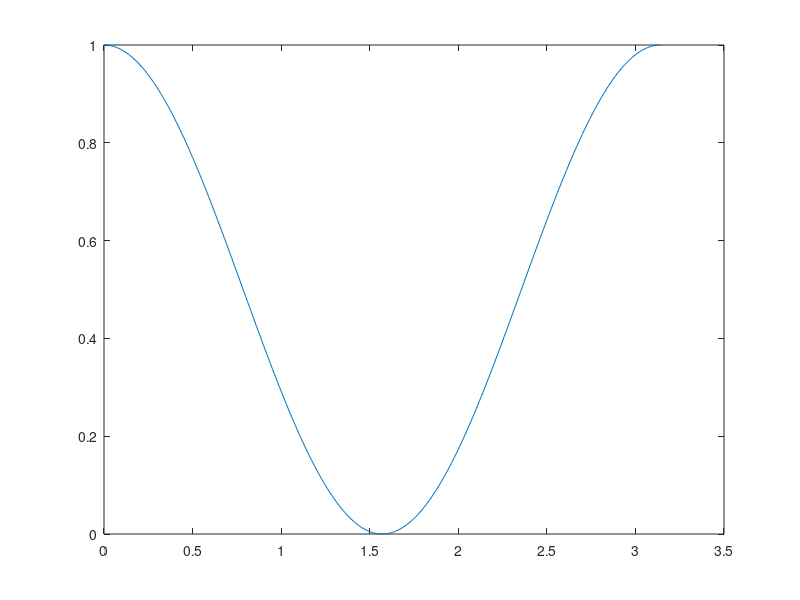

MATLAB code to generate this figure:
%% Part 1: Find integration of cos^2(x)dx from 0 to pi %%%%%%%%%%%%

n = 10^4;

% Plotting 
x = 0:0.01:pi;
y = cos(x) .^ 2;
plot(x,y)

% Method 1: Based on simulation of n = 10,000 trials 
X = rand(n,1);
X = X .* pi;
w = (cos(X) .^ 2) .* pi;
I_est1 = sum(w)/n;
I_se = std(w)/sqrt(n);
I_delta = I_se * norminv(0.975, 0,1);
I_ci = I_est1 + [-1, 1] .* I_delta; 
fprintf('I.hat = %10.5f \n', I_est1);
disp('95 percent confidence inteval of I is ');
disp(I_ci);

% Method 2: 
m = 100;
xmax = pi;
fmax = 1;
I_est = zeros(m,1);
for k=1:m
  n_accept = 0;
  for i=1:n
    r1 = rand(1,1);
    r2 = rand(1,1);
    xr = r1*xmax;
    fr = r2 * fmax;
    if (fr < (cos(xr) ^ 2))
      n_accept = n_accept +1;
    end
  end
  I_est(k) = (n_accept/n) * (fmax * xmax);
end

I_est2 = sum(I_est)/m;
I_se2 = std(I_est);
I_delta2 = I_se2 * norminv(0.975, 0,1);
I_ci2 = I_est2 + [-1, 1] .* I_delta2; 
fprintf('I.hat2 = %10.5f \n', I_est2);
disp('95 percent confidence inteval of I is ');
disp(I_ci2);
